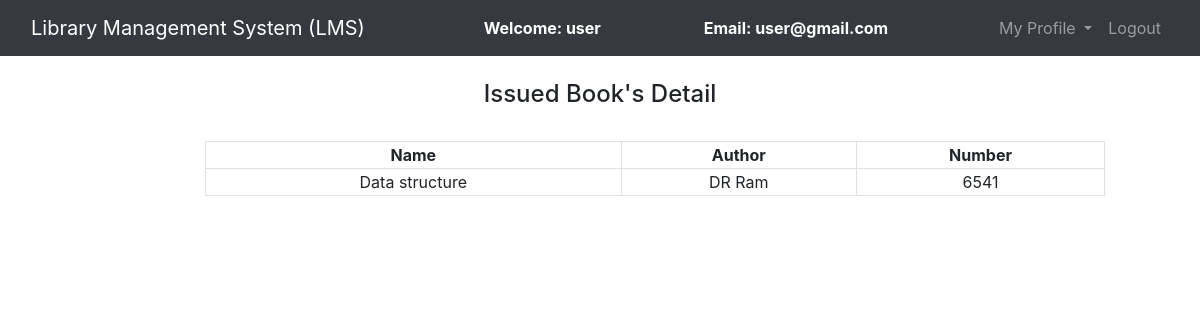
/view_issued_book.php (signed in), run on the app's committed database.
### tables this page shows
CREATE TABLE `issued_books` (
  `s_no` int(11) NOT NULL,
  `book_no` int(11) NOT NULL,
  `book_name` varchar(200) NOT NULL,
  `book_author` varchar(200) NOT NULL,
  `student_id` int(11) NOT NULL,
  `status` int(11) NOT NULL,
  `issue_date` longtext NOT NULL
);

### view_issued_book.php (the view, shortened to what this page needs)
<?php
	$connection = mysqli_connect("localhost","root","");
	$query = "select book_name,book_author,book_no from issued_books where student_id = $_SESSION[id] and status = 1";
?>
<!DOCTYPE html>
<html>
<head>
	<link rel="stylesheet" type="text/css" href="bootstrap-4.4.1/css/bootstrap.min.css">
</head>
<body>
	<nav class="navbar navbar-expand-lg navbar-dark bg-dark">
		<div class="container-fluid">
			<div class="navbar-header">
				<a class="navbar-brand" href="user_dashboard.php">Library Management System (LMS)</a>
			</div>
			<font style="color: white"><span><strong>Welcome: <?php echo $_SESSION['name'];?></strong></span></font>
			<font style="color: white"><span><strong>Email: <?php echo $_SESSION['email'];?></strong></font>
		    <ul class="nav navbar-nav navbar-right">
		      <li class="nav-item dropdown">
	        	<a class="nav-link dropdown-toggle" data-toggle="dropdown">My Profile </a>
		      </li>
		      <li class="nav-item">
		        <a class="nav-link" href="logout.php">Logout</a>
		      </li>
		    </ul>
		</div>
	</nav><br>
		<center><h4>Issued Book's Detail</h4><br></center>
		<div class="row">
			<div class="col-md-2"></div>
			<div class="col-md-8">
				<form>
					<table class="table-bordered" width="900px" style="text-align: center">
						<tr>
							<th>Name</th>
							<th>Author</th>
							<th>Number</th>
						</tr>
					<?php
						$query_run = mysqli_query($connection,$query);
						while ($row = mysqli_fetch_assoc($query_run)){
							?>
							<tr>
							<td><?php echo $row['book_name'];?></td>
							<td><?php echo $row['book_author'];?></td>
							<td><?php echo $row['book_no'];?></td>
						</tr>
					<?php
						}
					?>
				</table>
				</form>
			</div>
			<div class="col-md-2"></div>
		</div>
</body>
</html>

### data on the page
issued_books: book_name "Data structure", book_author "DR Ram", book_no "6541"

### other printed values
$_SESSION['name'] "user"
$_SESSION['email'] "user@gmail.com"
